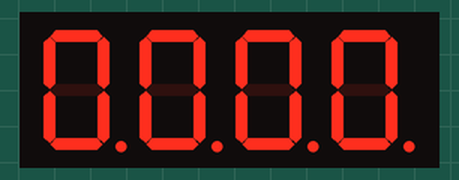
A sketch run on a simulated Arduino Uno, built with avr-gcc and run on an emulated ATmega328P. Parts: 4-digit seven-segment display. Wiring (inferred from the names in the program): 4-digit 7-segment display, segments lit when LOW: segments pin 6, pin 7, pin 9, pin 10, pin 11, pin 5, pin 4, pin 2; digit selects pin 8, pin 3, pin 12, pin 13. The segment pins are drawn as the display they are named for.

Above: at 0.1 s.
At 4.1 s:
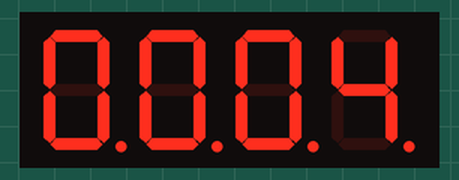
At 9.1 s:
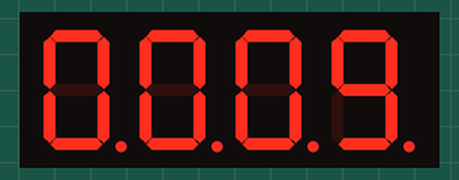
At 19.1 s:
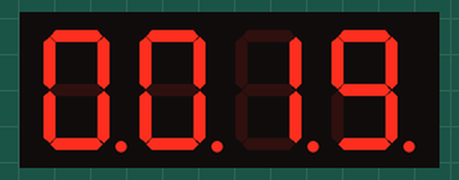
At 28.1 s:
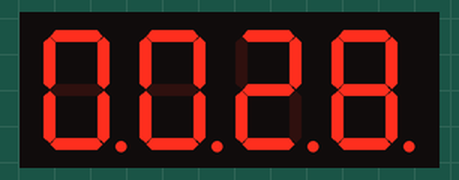
At 38.1 s:
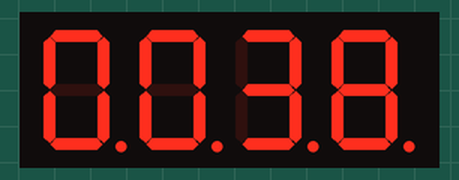

The sketch:

saat__rtcsiz_.ino
```cpp
//İLYAS ATALAY
// Rtc modül olmadan 4 digit 7 segment saat yapımı.
#include <TimerOne.h>             // arka planda sayaç kullanabilmek için kütüphane eklendi.
int a=6, b=7, c=9, d=10, e=11, f=5, g=4, dp=2, d1=13, d2=12, d3=3, d4=8; /* gerekli değişkenler oluşturuldu. */
void setup() { // giriş pinleri atandı.
  pinMode(a, OUTPUT);
  pinMode(b, OUTPUT);
  pinMode(c, OUTPUT);
  pinMode(d, OUTPUT);
  pinMode(e, OUTPUT);
  pinMode(f, OUTPUT);
  pinMode(g, OUTPUT);
  pinMode(dp, OUTPUT);
  pinMode(d1, OUTPUT);
  pinMode(d2, OUTPUT);
  pinMode(d3, OUTPUT);
  pinMode(d4, OUTPUT);
  digitalWrite(dp, LOW);
  Timer1.initialize(1000000);     //1 saniye tetiklenmesi
  Timer1.attachInterrupt(kontrolet);
}
void rakamyaz(int rakam){        // rakamları kolay yazdırabbilmek için fonksiyon oluşturuldu.
  switch(rakam){                 // switch kullanılarak kolay seçim sağlandı.
    case 0:
    digitalWrite(a, LOW);
    digitalWrite(b, LOW);
    digitalWrite(c, LOW);
    digitalWrite(d, LOW);
    digitalWrite(e, LOW);
    digitalWrite(f, LOW);
    digitalWrite(g, HIGH);
    break;
    case 1:
    digitalWrite(a, HIGH);
    digitalWrite(b, LOW);
    digitalWrite(c, LOW);
    digitalWrite(d, HIGH);
    digitalWrite(e, HIGH);
    digitalWrite(f, HIGH);
    digitalWrite(g, HIGH);
    break;
    case 2:
    digitalWrite(a, LOW);
    digitalWrite(b, LOW);
    digitalWrite(c, HIGH);
    digitalWrite(d, LOW);
    digitalWrite(e, LOW);
    digitalWrite(f, HIGH);
    digitalWrite(g, LOW);
    break;
    case 3:
    digitalWrite(a, LOW);
    digitalWrite(b, LOW);
    digitalWrite(c, LOW);
    digitalWrite(d, LOW);
    digitalWrite(e, HIGH);
    digitalWrite(f, HIGH);
    digitalWrite(g, LOW);
    break;
    case 4:
    digitalWrite(a, HIGH);
    digitalWrite(b, LOW);
    digitalWrite(c, LOW);
    digitalWrite(d, HIGH);
    digitalWrite(e, HIGH);
    digitalWrite(f, LOW);
    digitalWrite(g, LOW);
    break;
    case 5:
    digitalWrite(a, LOW);
    digitalWrite(b, HIGH);
    digitalWrite(c, LOW);
    digitalWrite(d, LOW);
    digitalWrite(e, HIGH);
    digitalWrite(f, LOW);
    digitalWrite(g, LOW);
    break;
    case 6:
    digitalWrite(a, LOW);
    digitalWrite(b, HIGH);
    digitalWrite(c, LOW);
    digitalWrite(d, LOW);
    digitalWrite(e, LOW);
    digitalWrite(f, LOW);
    digitalWrite(g, LOW);
    break;
    case 7:
    digitalWrite(a, LOW);
    digitalWrite(b, LOW);
    digitalWrite(c, LOW);
    digitalWrite(d, HIGH);
    digitalWrite(e, HIGH);
    digitalWrite(f, HIGH);
    digitalWrite(g, HIGH);
    break;
    case 8:
    digitalWrite(a, LOW);
    digitalWrite(b, LOW);
    digitalWrite(c, LOW);
    digitalWrite(d, LOW);
    digitalWrite(e, LOW);
    digitalWrite(f, LOW);
    digitalWrite(g, LOW);
    break;
    case 9:
    digitalWrite(a, LOW);
    digitalWrite(b, LOW);
    digitalWrite(c, LOW);
    digitalWrite(d, LOW);
    digitalWrite(e, HIGH);
    digitalWrite(f, LOW);
    digitalWrite(g, LOW);
    break;
  }
}
int x =0;                   // sayaç olarak değişkenler oluşturuldu.
int y = 0;
int z = 0;
int q = 0;
void loop() {               // her bir digit ayrı ayrı aktif edildi.
   digitalWrite(d4, LOW);
   digitalWrite(d3, LOW);
   digitalWrite(d2, LOW);
   digitalWrite(d1,HIGH);
   rakamyaz(x);
   delay(5);                // 5 milisaniye ile yanım sönerek değerler değiştirildi. Burada karışıklık olmaması için interrupt kullanıldı.
   digitalWrite(d4, LOW);
   digitalWrite(d3,LOW);
   digitalWrite(d2,HIGH);
   digitalWrite(d1,LOW);
   rakamyaz(y);
   delay(5);
   digitalWrite(d4, LOW);
   digitalWrite(d3,HIGH);
   digitalWrite(d2,LOW);
   digitalWrite(d1,LOW);
   rakamyaz(z);
   delay(5);
   digitalWrite(d4, HIGH);
   digitalWrite(d3, LOW);
   digitalWrite(d2, LOW);
   digitalWrite(d1, LOW);
   rakamyaz(q);
   delay(5);
 }
 void kontrolet(){          // Sayaçlar ile rakamlar kontrol edildi ve saat gibi olması ayarlandı.
  x++;
  if(x > 9){
   digitalWrite(d4, LOW);
   digitalWrite(d3,LOW);
   digitalWrite(d2,HIGH);
   digitalWrite(d1,LOW);
   rakamyaz(y++);
  }
  if(y > 5){
   digitalWrite(d4, LOW);
   digitalWrite(d3,HIGH);
   digitalWrite(d2,LOW);
   digitalWrite(d1,LOW);
   rakamyaz(z++);
  }
  if(z > 9){
    digitalWrite(d4, HIGH);
    digitalWrite(d3, LOW);
    digitalWrite(d2, LOW);
    digitalWrite(d1, LOW);
    rakamyaz(q++);
  }
  if(x >9){   // sayaçlar fazla artması durumunda değerleri sıfırlanarak stabil duruma getirildi.
    x = 0;
  }
  if(y >5){
    y = 0;
  }
  if(z >9){
    z = 0;
  }
  if(q >5){
    q ==0;
  }
 }
```

Measured:
- what the display in image 0 shows lasts 1.1 s, from 0.0 s to 1.1 s
